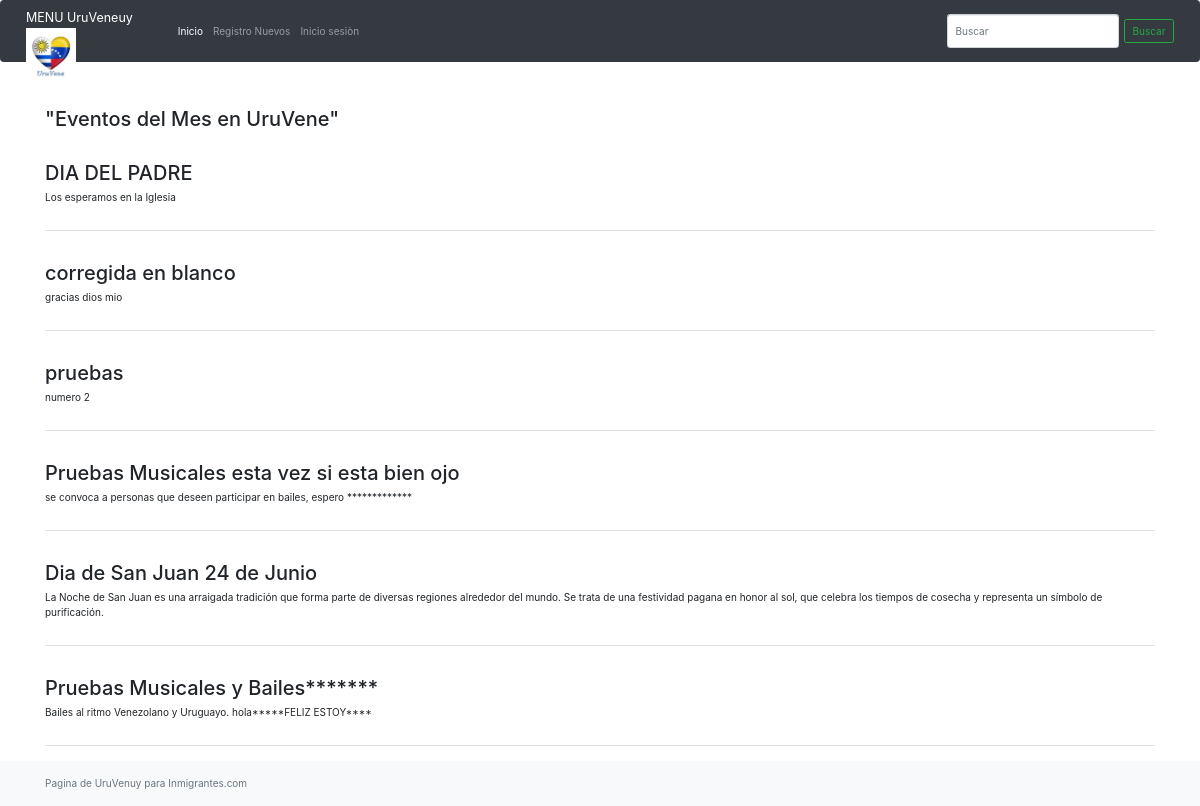
Page /post/ on the earlier database version.
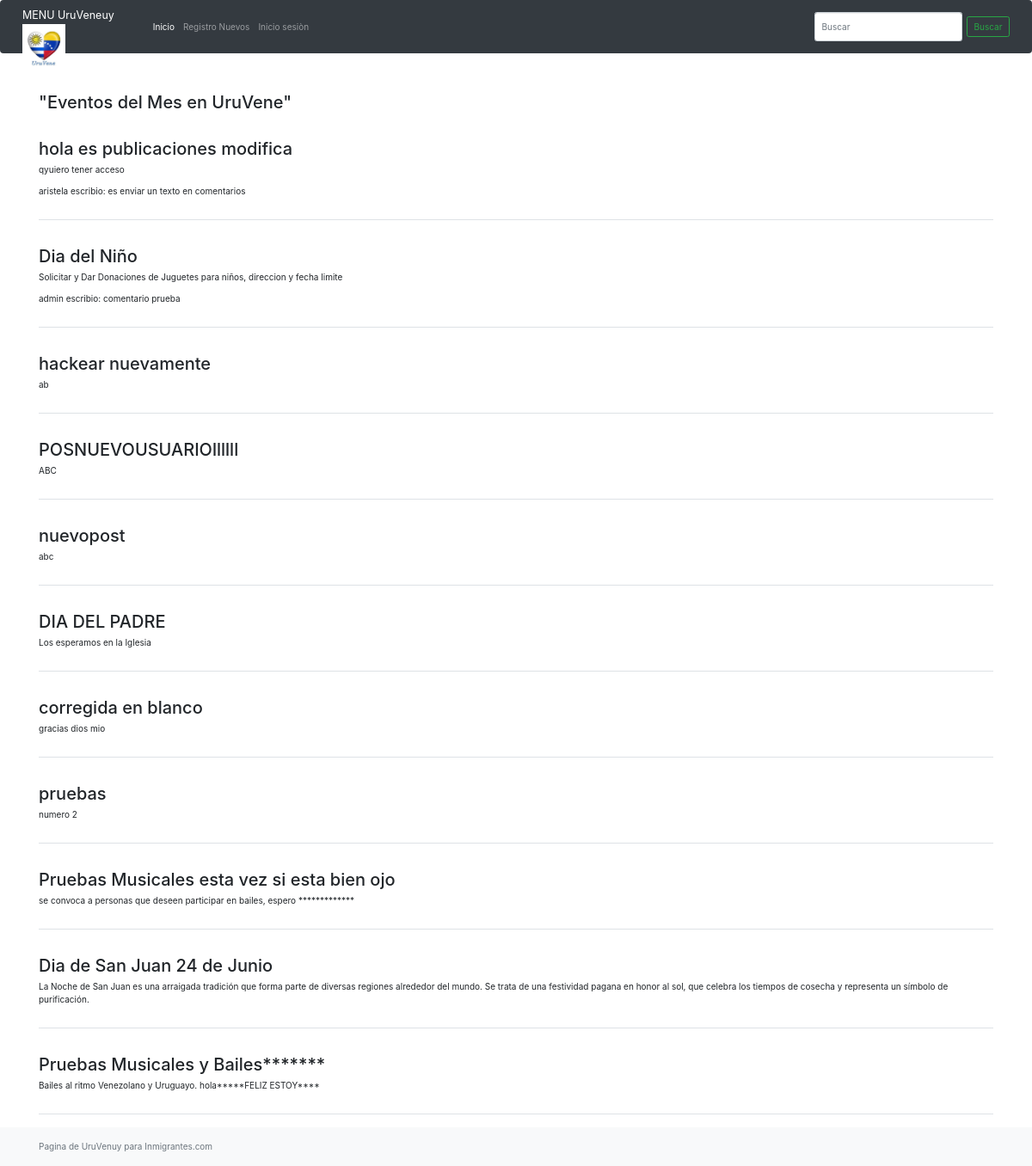
Same page on the later database version.
### base/models.py (models this page shows, shortened)
class Posts(models.Model):
   title = models.CharField(max_length=200)
   text= models.TextField()
   updated = models.DateTimeField(auto_now= True)
   created =models.DateTimeField(auto_now_add= True)
   user = models.ForeignKey(User, null=True, on_delete=models.SET_NULL)

class Comment(models.Model):
    text = models.TextField()
    user = models.ForeignKey(User, null=True, on_delete=models.SET_NULL)
    post = models.ForeignKey(Posts, on_delete=models.CASCADE)
    updated = models.DateTimeField(auto_now= True)
    created =models.DateTimeField(auto_now_add= True)

### base/views.py (the view)
# urls.py: path('post/', post)
def post(request):
   mision = Posts.objects.order_by('-created')
   return render(request, 'ejemplo.html', {'ejemplo': mision})

### templates/ejemplo.html (shortened to what this page needs)
{% extends "layouts/main.html" %}
{% block content %}
<h2>"Eventos del Mes en UruVene"  </h2>
{%for p in ejemplo %}
<div class="my-4 py-4 border-bottom">
    <h2> {{p.title}} </h2>
    <p>  {{p.text}} </p>
    {% for c in p.comment_set.all %}
        <p> {{c.user.username}} escribio: {{c.text}} </p>
    {%endfor%}
</div>
{% endfor %}
{% endblock %}

Differences in the rows shown:
added Posts: title "hola es publicaciones modifica", text "qyuiero tener acceso"
added Comment: user.username "aristela", text "es enviar un texto en comentarios", shown under "hola es publicaciones modifica"
added Posts: title "Dia del Niño", text "Solicitar y Dar Donaciones de Juguetes para niños, direccion y fecha limite"
added Comment: user.username "admin", text "comentario prueba", shown under "Dia del Niño"
added Posts: title "hackear nuevamente", text "ab"
added Posts: title "POSNUEVOUSUARIOllllll", text "ABC"
added Posts: title "nuevopost", text "abc"
